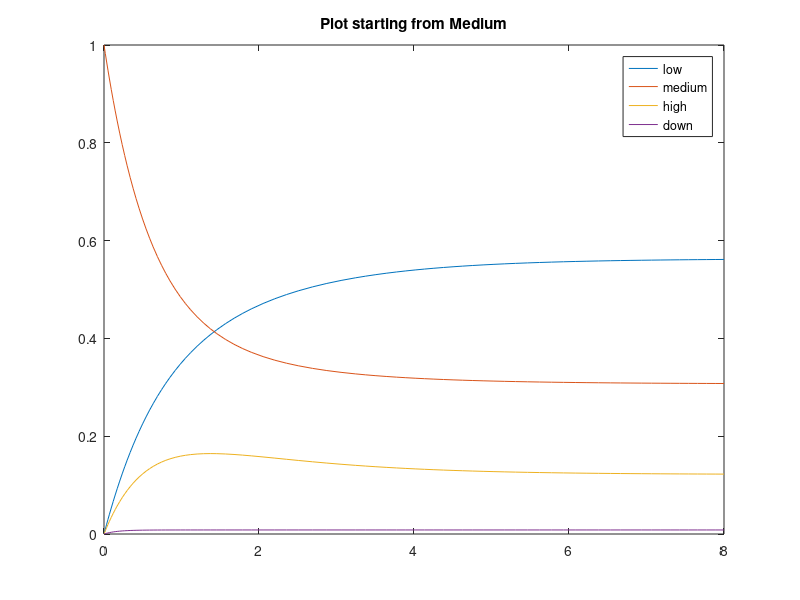
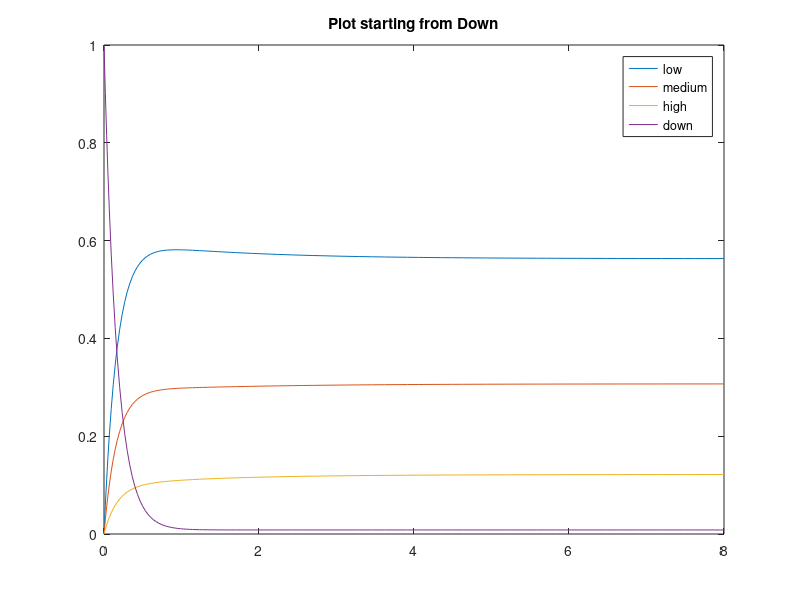

The MATLAB script that drew these images, in order:
%Simone Di Ienno, matricola: 225606, codice ID: 10938038
clear all;
clc;


l1 = 0.33; %low->medium
l2 = 0.4; %medium->high
l3 = 0.05; %high->down
l4 = 0.05; %medium->down
l5 = 0.05; %low->down

u1 = 0.6; %medium->low
u2 = 1; %high->medium
u3 = 6; %down->low
u4 = 6; %down->medium
u5 = 6; %down->high

p1 = 0.6; %down->low
p2 = 0.3; %down->medium
p3 = 0.1; %down->high
%infinitesimal generator
Q = [-l1-l5, l1 , 0 , l5;
    u1 ,-u1-l2-l4, l2, l4;
    0 , u2 ,-u2-l3, l3;
    p1*u3 , p2*u4 , p3*u5 ,-p1*u3-p2*u4-p3*u5];

disp(Q);

% Show on a plot, the evolution of the states of the system starting from the MEDIUM traffic state, in time interval T = [0, 8].
initial1 =[0,1,0,0];%starting from medium (2)
[t, Sol1]=ode45(@(t,x) Q'*x, [0 8], initial1);
figure;
plot(t, Sol1, "-");
title('Plot starting from Medium');
legend('low','medium','high','down')
set(gcf, 'Name', 'Starting from MEDIUM');

% Show on a plot, the evolution of the states of the system starting from the DOWN state, in time interval T = [0, 8].
initial2=[0,0,0,1];%starting from down (4)
[t, Sol2]=ode45(@(t,x) Q'*x, [0 8], initial2);
figure;
plot(t, Sol2, "-");
title('Plot starting from Down');
legend('low','medium','high','down')
set(gcf, 'Name', 'starting from DOWN');




